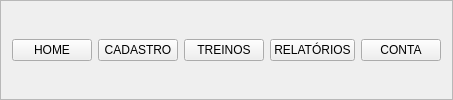
     <widget class="QFrame" name="frame">
      <property name="frameShape">
       <enum>QFrame::StyledPanel</enum>
      </property>
      <property name="frameShadow">
       <enum>QFrame::Raised</enum>
      </property>
      <layout class="QHBoxLayout" name="horizontalLayout">
       <item>
        <widget class="QPushButton" name="btn_home">
         <property name="font">
          <font/>
         </property>
         <property name="text">
          <string>HOME</string>
         </property>
        </widget>
       </item>
       <item>
        <widget class="QPushButton" name="btn_cadastro">
         <property name="font">
          <font/>
         </property>
         <property name="text">
          <string>CADASTRO</string>
         </property>
        </widget>
       </item>
       <item>
        <widget class="QPushButton" name="btn_treinos">
         <property name="font">
          <font/>
         </property>
         <property name="text">
          <string>TREINOS</string>
         </property>
        </widget>
       </item>
       <item>
        <widget class="QPushButton" name="btn_relatorios">
         <property name="font">
          <font/>
         </property>
         <property name="text">
          <string>RELATÓRIOS</string>
         </property>
        </widget>
       </item>
       <item>
        <widget class="QPushButton" name="btn_conta">
         <property name="font">
          <font/>
         </property>
         <property name="text">
          <string>CONTA</string>
         </property>
        </widget>
       </item>
      </layout>
     </widget>
